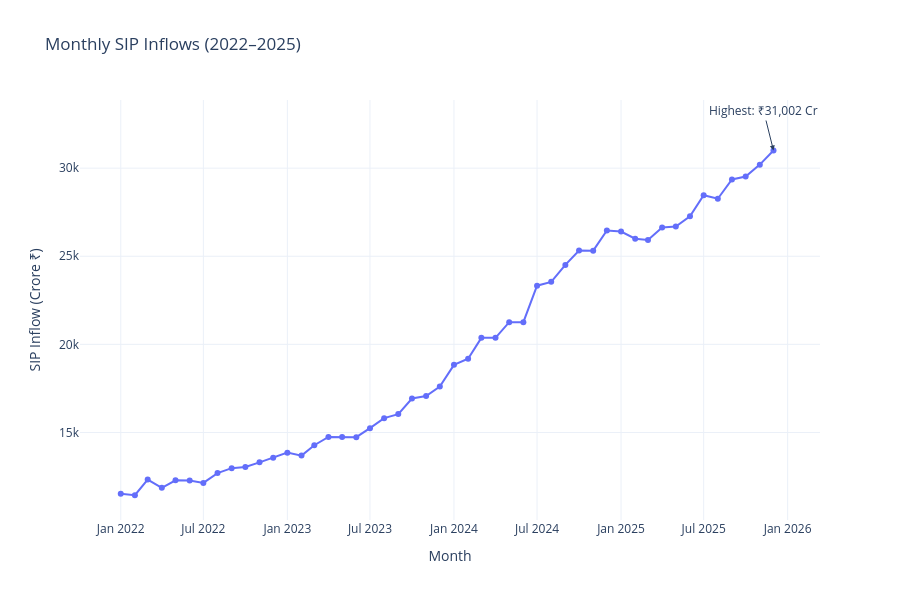

The notebook cell this image was saved under:
### Markdown cell above
# Chart 3: Monthly SIP Inflow Trend (2022–2025)

This chart shows the monthly SIP inflows from January 2022 to December 2025. The highest SIP inflow is highlighted.

### Code cell
import pandas as pd
import plotly.express as px

# Create a copy
sip_plot = sip.copy()

# Convert month to datetime
sip_plot["month"] = pd.to_datetime(sip_plot["month"])

# Sort by month
sip_plot = sip_plot.sort_values("month")

# Create line chart
fig = px.line(
    sip_plot,
    x="month",
    y="sip_inflow_crore",
    markers=True,
    title="Monthly SIP Inflows (2022–2025)"
)

# Find maximum SIP inflow
max_row = sip_plot.loc[sip_plot["sip_inflow_crore"].idxmax()]

# Annotate highest value
fig.add_annotation(
    x=max_row["month"],
    y=max_row["sip_inflow_crore"],
    text=f"Highest: ₹{max_row['sip_inflow_crore']:,} Cr",
    showarrow=True,
    arrowhead=2,
    ay=-40
)

fig.update_layout(
    template="plotly_white",
    xaxis_title="Month",
    yaxis_title="SIP Inflow (Crore ₹)",
    height=600
)

fig.show()

### Figure 1 — Plotly figure (JSON) as saved in the notebook; plotly's stock layout.template omitted (floating-point values rounded to 4 significant figures)
{"data": [{"hovertemplate": "month=%{x}<br>sip_inflow_crore=%{y}<extra></extra>", "legendgroup": "", "line": {"color": "#636efa", "dash": "solid"}, "marker": {"symbol": "circle"}, "mode": "lines+markers", "name": "", "orientation": "v", "showlegend": false, "type": "scatter", "x": ["2022-01-01T00:00:00.000000000", "2022-02-01T00:00:00.000000000", "2022-03-01T00:00:00.000000000", "2022-04-01T00:00:00.000000000", "2022-05-01T00:00:00.000000000", "2022-06-01T00:00:00.000000000", "2022-07-01T00:00:00.000000000", "2022-08-01T00:00:00.000000000", "2022-09-01T00:00:00.000000000", "2022-10-01T00:00:00.000000000", "2022-11-01T00:00:00.000000000", "2022-12-01T00:00:00.000000000", "2023-01-01T00:00:00.000000000", "2023-02-01T00:00:00.000000000", "2023-03-01T00:00:00.000000000", "2023-04-01T00:00:00.000000000", "2023-05-01T00:00:00.000000000", "2023-06-01T00:00:00.000000000", "2023-07-01T00:00:00.000000000", "2023-08-01T00:00:00.000000000", "2023-09-01T00:00:00.000000000", "2023-10-01T00:00:00.000000000", "2023-11-01T00:00:00.000000000", "2023-12-01T00:00:00.000000000", "2024-01-01T00:00:00.000000000", "2024-02-01T00:00:00.000000000", "2024-03-01T00:00:00.000000000", "2024-04-01T00:00:00.000000000", "2024-05-01T00:00:00.000000000", "2024-06-01T00:00:00.000000000", "2024-07-01T00:00:00.000000000", "2024-08-01T00:00:00.000000000", "2024-09-01T00:00:00.000000000", "2024-10-01T00:00:00.000000000", "2024-11-01T00:00:00.000000000", "2024-12-01T00:00:00.000000000", "2025-01-01T00:00:00.000000000", "2025-02-01T00:00:00.000000000", "2025-03-01T00:00:00.000000000", "2025-04-01T00:00:00.000000000", "2025-05-01T00:00:00.000000000", "2025-06-01T00:00:00.000000000", "2025-07-01T00:00:00.000000000", "2025-08-01T00:00:00.000000000", "2025-09-01T00:00:00.000000000", "2025-10-01T00:00:00.000000000", "2025-11-01T00:00:00.000000000", "2025-12-01T00:00:00.000000000"], "xaxis": "x", "y": [11517, 11438, 12328, 11863, 12286, 12276, 12140, 12694, 12976, 13040, 13306, 13573, 13856, 13687, 14276, 14749, 14749, 14734, 15245, 15814, 16042, 16928, 17073, 17610, 18838, 19187, 20371, 20371, 21262, 21262, 23332, 23547, 24509, 25323, 25320, 26459, 26400, 25999, 25926, 26632, 26688, 27274, 28464, 28265, 29361, 29529, 30200, 31002], "yaxis": "y"}], "layout": {"annotations": [{"arrowhead": 2, "ay": -40, "showarrow": true, "text": "Highest: ₹31,002 Cr", "x": "2025-12-01T00:00:00", "y": 31002}], "height": 600, "legend": {"tracegroupgap": 0}, "title": {"text": "Monthly SIP Inflows (2022–2025)"}, "xaxis": {"anchor": "y", "domain": [0, 1], "title": {"text": "Month"}}, "yaxis": {"anchor": "x", "domain": [0, 1], "title": {"text": "SIP Inflow (Crore ₹)"}}}}
